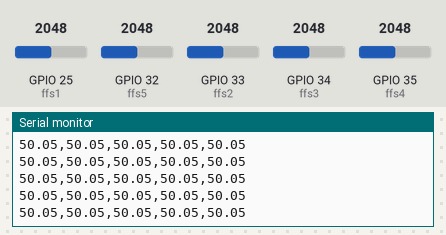
A sketch run on a simulated ESP32. Shown: the last lines printed to the serial monitor. The test bench sets the inputs (shaded band); at power-on: GPIO 25 (ffs1) = 2048, GPIO 32 (ffs5) = 2048, GPIO 33 (ffs2) = 2048, GPIO 34 (ffs3) = 2048, GPIO 35 (ffs4) = 2048. WiFi joins after 1.5 s; servers stay silent unless stated.

Above: at 3.0 s.
3.1 s: GPIO 25 (ffs1) set to 2866
At 3.14 s:
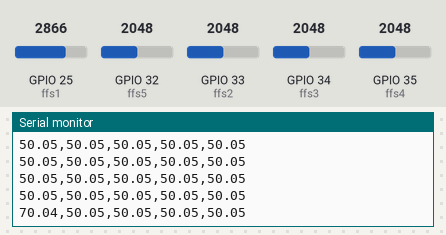
4.6 s: GPIO 32 (ffs5) set to 2866
At 4.68 s:
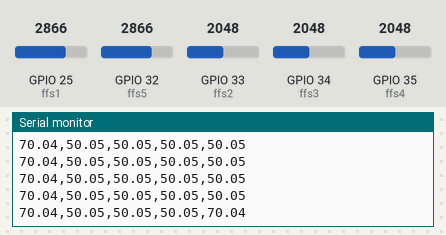
6.1 s: GPIO 33 (ffs2) set to 2866
At 6.11 s:
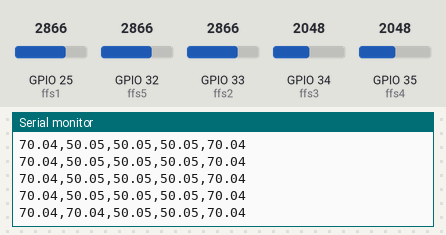
7.6 s: GPIO 34 (ffs3) set to 2866
At 7.65 s:
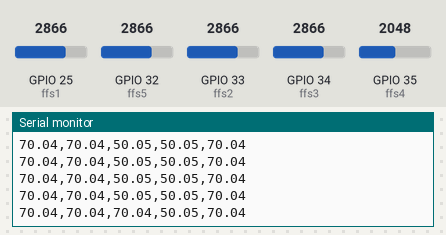
9.1 s: GPIO 35 (ffs4) set to 2866
At 9.19 s:
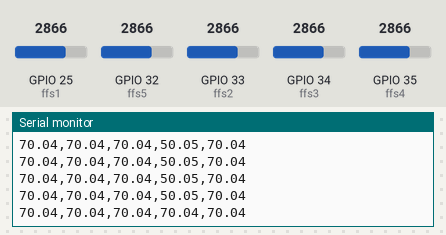
10.6 s: GPIO 25 (ffs1) set to 3972
At 10.62 s:
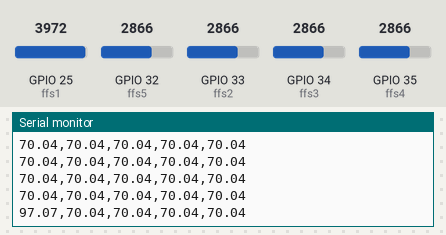
Timing chart, 0 to 13.1 s (numbered marks = the images above; inputs shaded):
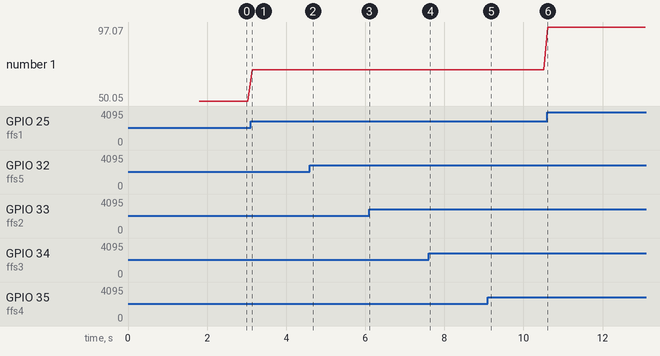

The sketch:

esp32.ino
```cpp
#define BLYNK_PRINT Serial
#include <WiFi.h>
#include <WiFiClient.h>
#include <BlynkSimpleEsp32.h>

// You should get Auth Token in the Blynk App.
// Go to the Project Settings (nut icon).
char auth[] = " S_Dhdv9XltboGCO159Mr1WCXJXSriE_E";

// Your WiFi credentials.
// Set password to "" for open networks.
char ssid[] = "ATTGjg27Ea";
char pass[] = "p?8fdbwvv5n4";


float cf = 5; // calibration factor
const int ffs1 = 25; //
const int ffs2 = 33; //
const int ffs3 = 34; //
const int ffs4 = 35; //
const int ffs5 = 32; //
int ffsdata = 0;
int ffsdata1 = 0;
int ffsdata2 = 0;
int ffsdata3 = 0;
int ffsdata4 = 0;
float vout,vout1,vout2,vout3,vout4;

float value;
float value1;
float value2;
float value3;
float value4;
BLYNK_WRITE(V0)
{
  value = param.asFloat(); // Get value as float
}

BLYNK_WRITE(V1)
{
  value1 = param.asFloat(); // Get value as float
}

BLYNK_WRITE(V2)
{
  value2 = param.asFloat(); // Get value as float
}

BLYNK_WRITE(V3)
{
  value3 = param.asFloat(); // Get value as float
}

BLYNK_WRITE(V4)
{
  value4 = param.asFloat(); // Get value as float
}

void setup()
{

  Blynk.begin(auth, ssid, pass);
  Serial.begin(115200);
  pinMode(ffs1, INPUT);
  pinMode(ffs2, INPUT);
  pinMode(ffs3, INPUT);
  pinMode(ffs4, INPUT);
  pinMode(ffs5, INPUT);
}

void loop()
{
  Blynk.run();
int ffsdata = 0;
int ffsdata1 = 0;
int ffsdata2 = 0;
int ffsdata3 = 0;
int ffsdata4 = 0;
float  vout=0;
float  vout1=0;
float  vout2=0;
float  vout3=0;
float  vout4=0;
ffsdata = analogRead(ffs1);
vout = (ffsdata * 5.0) / 1023.0;
vout = vout * cf ;
ffsdata1 = analogRead(ffs2);
vout1 = (ffsdata1 * 5.0) / 1023.0;
vout1 = vout1 * cf;
ffsdata2 = analogRead(ffs3);
vout2 = (ffsdata2 * 5.0) / 1023.0;
vout2 = vout2 * cf;
ffsdata3 = analogRead(ffs4);
vout3 = (ffsdata3 * 5.0) / 1023.0;
vout3 = vout3 * cf ;
ffsdata4 = analogRead(ffs5);
vout4 = (ffsdata4 * 5.0) / 1023.0;
vout4 = vout4 * cf ;
if((vout > 0.0f) || (vout1 > 0.0f) || (vout2 > 0.0f) || (vout3 > 0.0f) || (vout4 > 0.0f))
{
   Serial.print(vout);
   Serial.print(",");
   Serial.print(vout1);
   Serial.print(",");
   Serial.print(vout2);
   Serial.print(",");
   Serial.print(vout3);
   Serial.print(",");
   Serial.print(vout4);
   Serial.println("");


               Blynk.virtualWrite(V0, float(vout));
               Blynk.virtualWrite(V1, float(vout1));
               Blynk.virtualWrite(V2, float(vout2));
               Blynk.virtualWrite(V3, float(vout3));
               Blynk.virtualWrite(V4, float(vout4));


}
delay(100);
}
```

Measured:
- after the input at 3.1 s, the serial monitor: prints a new line at once (image 1)
- after the input at 4.6 s, the serial monitor: prints a new line after 0.07 s (image 2)
- after the input at 6.1 s, the serial monitor: prints a new line at once (image 3)
- after the input at 7.6 s, the serial monitor: prints a new line after 0.05 s (image 4)
- after the input at 9.1 s, the serial monitor: prints a new line after 0.08 s (image 5)
- after the input at 10.6 s, the serial monitor: prints a new line at once (image 6)
- plotted number 1: 50.05 → 70.04 after the input at 3.1 s, 70.04 → 97.07 after the input at 10.6 s
